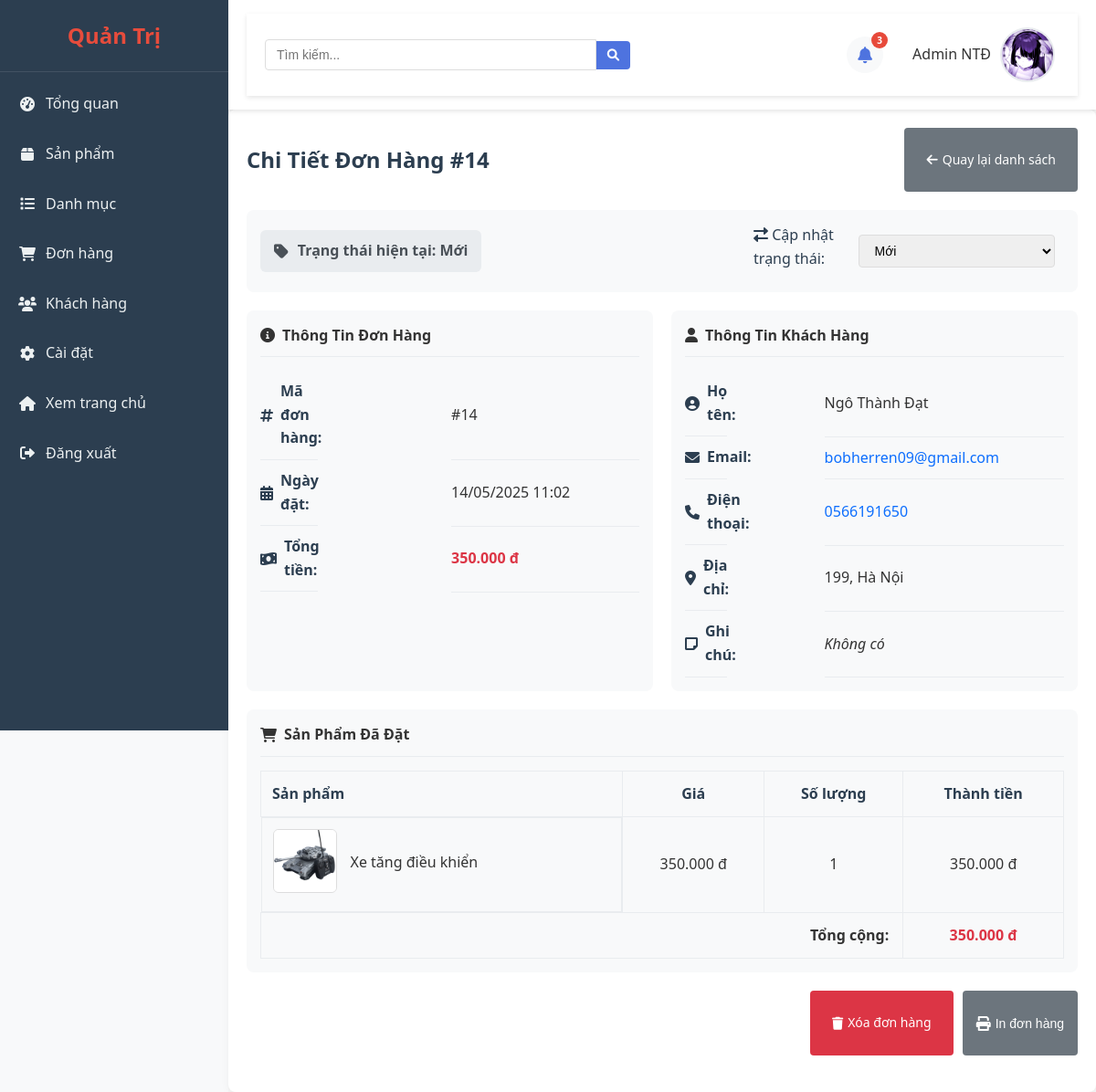
The page /admin/index.php?trang=chi-tiet-don-hang&id=14 (signed in) on the database its author committed.
### tables this page shows
CREATE TABLE `don_hang` (
  `id` int(11) NOT NULL,
  `khach_hang_id` int(11) DEFAULT NULL,
  `ho_ten` varchar(255) NOT NULL,
  `email` varchar(255) NOT NULL,
  `dien_thoai` varchar(20) NOT NULL,
  `dia_chi` text NOT NULL,
  `ghi_chu` text DEFAULT NULL,
  `tong_tien` decimal(10,2) NOT NULL,
  `trang_thai` tinyint(4) DEFAULT 0,
  `ngay_tao` datetime DEFAULT current_timestamp()
);

CREATE TABLE `chi_tiet_don_hang` (
  `id` int(11) NOT NULL,
  `don_hang_id` int(11) NOT NULL,
  `san_pham_id` int(11) NOT NULL,
  `so_luong` int(11) NOT NULL,
  `gia` decimal(10,2) NOT NULL,
  `thanh_tien` decimal(10,2) NOT NULL
);

CREATE TABLE `san_pham` (
  `id` int(11) NOT NULL,
  `ten_san_pham` varchar(255) NOT NULL,
  `danh_muc_id` int(11) DEFAULT NULL,
  `mo_ta_ngan` text DEFAULT NULL,
  `mo_ta` text DEFAULT NULL,
  `gia` decimal(10,2) NOT NULL,
  `gia_khuyen_mai` decimal(10,2) DEFAULT NULL,
  `hinh_anh` varchar(255) DEFAULT NULL,
  `so_luong` int(11) DEFAULT 0,
  `noi_bat` tinyint(1) DEFAULT 0,
  `trang_thai` tinyint(1) DEFAULT 1,
  `ngay_tao` datetime DEFAULT current_timestamp(),
  `ton_kho` int(11) DEFAULT 0
);

### includes/functions.php (called while the page is built, shortened)
<?php
function lay_chi_tiet_don_hang($conn, $don_hang_id)
{
    $sql = "SELECT ct.*, sp.ten_san_pham, sp.hinh_anh
          FROM chi_tiet_don_hang ct
          JOIN san_pham sp ON ct.san_pham_id = sp.id
          WHERE ct.don_hang_id = ?";
    $stmt = $conn->prepare($sql);
    $stmt->bind_param("i", $don_hang_id);
    $stmt->execute();
    $ket_qua = $stmt->get_result();
    $chi_tiet = array();
    if ($ket_qua->num_rows > 0) {
        while ($row = $ket_qua->fetch_assoc()) {
            $chi_tiet[] = $row;
        }
    }
    return $chi_tiet;
}
function dinh_dang_tien($so)
{
    return number_format($so, 0, ',', '.') . ' đ';
}
?>

### admin/pages/chi-tiet-don-hang.php (the view, shortened to what this page needs)
<?php
$don_hang_id = isset($_GET['id']) ? (int) $_GET['id'] : 0;
$sql = "SELECT * FROM don_hang WHERE id = ?";
$stmt = $conn->prepare($sql);
$stmt->bind_param("i", $don_hang_id);
$stmt->execute();
$result = $stmt->get_result();
$don_hang = $result->fetch_assoc();
$chi_tiet_san_pham = lay_chi_tiet_don_hang($conn, $don_hang_id);
$trang_thai_text = '';
$trang_thai_class = '';
$trang_thai_icon = '';
switch ($don_hang['trang_thai']) {
    case 0:
        $trang_thai_text = 'Mới';
        $trang_thai_class = 'moi';
        $trang_thai_icon = 'fa-tag';
        break;
}
?>
<div class="chi-tiet-don-hang-page" id="chi-tiet-don-hang-content">
  <div class="page-header">
      <h1>Chi Tiết Đơn Hàng #<?php echo $don_hang_id; ?></h1>
      <div class="header-actions">
          <a href="index.php?trang=don-hang" class="btn-quay-lai">
              <i class="fas fa-arrow-left"></i> Quay lại danh sách
          </a>
      </div>
  </div>
  <div class="chi-tiet-don-hang-container">
      <div class="trang-thai-don-hang-card">
          <div class="trang-thai-hien-tai <?php echo $trang_thai_class; ?>">
              <i class="fas <?php echo $trang_thai_icon; ?>"></i>
              <span>Trạng thái hiện tại: <?php echo $trang_thai_text; ?></span>
          </div>
          <form method="POST" action="" class="form-trang-thai">
              <div class="form-group">
                  <label for="trang_thai"><i class="fas fa-exchange-alt"></i> Cập nhật trạng thái:</label>
                  <select name="trang_thai" id="trang_thai" onchange="this.form.submit()">
                      <option value="0" <?php echo $don_hang['trang_thai'] == 0 ? 'selected' : ''; ?>>Mới</option>
                  </select>
              </div>
          </form>
      </div>
      <div class="chi-tiet-don-hang-content">
          <div class="thong-tin-don-hang">
              <h3><i class="fas fa-info-circle"></i> Thông Tin Đơn Hàng</h3>
              <table class="bang-thong-tin">
                  <tr>
                      <th><i class="fas fa-hashtag"></i> Mã đơn hàng:</th>
                      <td>#<?php echo $don_hang['id']; ?></td>
                  </tr>
                  <tr>
                      <th><i class="fas fa-calendar-alt"></i> Ngày đặt:</th>
                      <td><?php echo date('d/m/Y H:i', strtotime($don_hang['ngay_tao'])); ?></td>
                  </tr>
                  <tr>
                      <th><i class="fas fa-money-bill-wave"></i> Tổng tiền:</th>
                      <td><strong class="tong-tien"><?php echo dinh_dang_tien($don_hang['tong_tien']); ?></strong></td>
                  </tr>
              </table>
          </div>
          <div class="thong-tin-khach-hang">
              <h3><i class="fas fa-user"></i> Thông Tin Khách Hàng</h3>
              <table class="bang-thong-tin">
                  <tr>
                      <th><i class="fas fa-user-circle"></i> Họ tên:</th>
                      <td><?php echo $don_hang['ho_ten']; ?></td>
                  </tr>
                  <tr>
                      <th><i class="fas fa-envelope"></i> Email:</th>
                      <td><a href="mailto:<?php echo $don_hang['email']; ?>"><?php echo $don_hang['email']; ?></a></td>
                  </tr>
                  <tr>
                      <th><i class="fas fa-phone"></i> Điện thoại:</th>
                      <td><a href="tel:<?php echo $don_hang['dien_thoai']; ?>"><?php echo $don_hang['dien_thoai']; ?></a></td>
                  </tr>
                  <tr>
                      <th><i class="fas fa-map-marker-alt"></i> Địa chỉ:</th>
                      <td><?php echo $don_hang['dia_chi']; ?></td>
                  </tr>
                  <tr>
                      <th><i class="fas fa-sticky-note"></i> Ghi chú:</th>
                      <td><?php echo !empty($don_hang['ghi_chu']) ? $don_hang['ghi_chu'] : '<em>Không có</em>'; ?></td>
                  </tr>
              </table>
          </div>
      </div>
      <div class="san-pham-don-hang">
          <h3><i class="fas fa-shopping-cart"></i> Sản Phẩm Đã Đặt</h3>
          <div class="table-responsive">
              <table>
                  <thead>
                      <tr>
                          <th>Sản phẩm</th>
                          <th>Giá</th>
                          <th>Số lượng</th>
                          <th>Thành tiền</th>
                      </tr>
                  </thead>
                  <tbody>
                      <?php if (count($chi_tiet_san_pham) > 0): ?>
                          <?php foreach ($chi_tiet_san_pham as $item): ?>
                              <tr>
                                  <td class="san-pham-info">
                                      <div class="san-pham-image">
                                          <img src="../uploads/<?php echo $item['hinh_anh']; ?>" alt="<?php echo $item['ten_san_pham']; ?>" class="hinh-anh-nho">
                                      </div>
                                      <div class="san-pham-details">
                                          <span class="san-pham-name"><?php echo $item['ten_san_pham']; ?></span>
                                      </div>
                                  </td>
                                  <td class="gia"><?php echo dinh_dang_tien($item['gia']); ?></td>
                                  <td class="so-luong"><?php echo $item['so_luong']; ?></td>
                                  <td class="thanh-tien"><?php echo dinh_dang_tien($item['thanh_tien']); ?></td>
                              </tr>
                          <?php endforeach; ?>
                      <?php else: ?>
                          <tr>
                              <td colspan="4" class="khong-co-du-lieu">Không có sản phẩm nào trong đơn hàng này.</td>
                          </tr>
                      <?php endif; ?>
                  </tbody>
                  <tfoot>
                      <tr>
                          <td colspan="3" class="tong-cong">Tổng cộng:</td>
                          <td class="tong-tien"><strong><?php echo dinh_dang_tien($don_hang['tong_tien']); ?></strong></td>
                      </tr>
                  </tfoot>
              </table>
          </div>
      </div>
      <div class="hanh-dong-don-hang">
          <a href="index.php?trang=don-hang&hanh-dong=xoa&id=<?php echo $don_hang['id']; ?>" class="btn-xoa" onclick="return confirm('Bạn có chắc chắn muốn xóa đơn hàng này?')">
              <i class="fas fa-trash"></i> Xóa đơn hàng
          </a>
          <button type="button" class="btn-in" onclick="inDonHang()">
              <i class="fas fa-print"></i> In đơn hàng
          </button>
      </div>
  </div>
</div>

### rows shown on the page
don_hang: trang_thai "Mới", id "14", ngay_tao "14/05/2025 11:02", tong_tien "350.000 đ", ho_ten "Ngô Thành Đạt", email "bobherren09@gmail.com", dien_thoai "0566191650", dia_chi "199, Hà Nội"
chi_tiet_don_hang: san_pham.hinh_anh (picture), san_pham.ten_san_pham "Xe tăng điều khiển", gia "350.000 đ", so_luong "1", thanh_tien "350.000 đ"

### other values the page prints
$tong_so_thong_bao "3"
$_SESSION['admin_ten'] "Admin NTĐ"
$don_hang_id "14"
